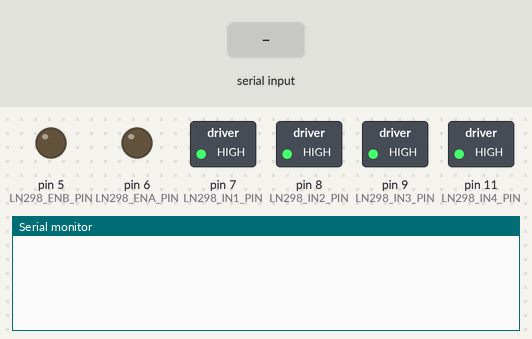
A sketch run on a simulated Arduino Uno, built with avr-gcc and run on an emulated ATmega328P. Shown: switched loads named in the sketch (green lamp = pin HIGH), output pins drawn as LEDs (lit = HIGH), the last lines printed to the serial monitor. Inputs (shaded band) come from the test bench.

Above: at 1.2 s.
1.3 s: "90,45\n" received over Serial
At 1.46 s:
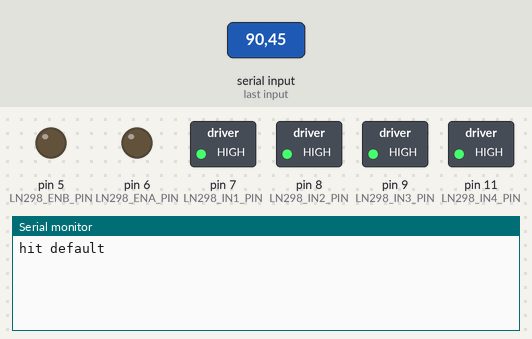
At 2.1 s:
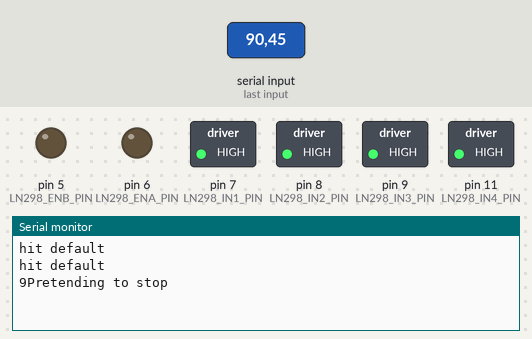

The sketch:

pinky.ino
```cpp
#include "Command_Controller.h"
#include "Motor_Control.h"
#include "PCommand.h"

#define LN298_ENA_PIN 6
#define LN298_IN4_PIN 11
#define LN298_IN3_PIN 9
#define LN298_IN2_PIN 8
#define LN298_IN1_PIN 7
#define LN298_ENB_PIN 5

#define SERVO_PIN 3

#define ULTRASONIC_TRIGGER_PIN A5
#define ULTRASONIC_ECHO_PIN A4
#define DEFAULT_MOTOR_TIMEOUT_MILLISECONDS 250

MotorController left_motors(LN298_IN1_PIN, LN298_IN2_PIN, LN298_ENB_PIN, false);
MotorController right_motors(LN298_IN3_PIN, LN298_IN4_PIN, LN298_ENA_PIN, true);
CommandController command_controller;

void choose_actions() {
  if (command_controller.current_command.command_word != 999) {
    switch ((int)command_controller.current_command.command_word) {
      case 1:
        command_controller.log("hit 1 command");
        // turn hard right for default motor timeout
        command_controller.current_command.output = "move motors - hard right";
        command_controller.process_command(DEFAULT_MOTOR_TIMEOUT_MILLISECONDS, start_func_1, break_motors);
        break;
      case 2:
        command_controller.log("hit 2 command");
        // turn hard left for default motor timeout
        command_controller.current_command.output = "Pretending to move motors - hard left";
        command_controller.process_command(DEFAULT_MOTOR_TIMEOUT_MILLISECONDS, start_func_2, break_motors);
        break;
      case 3:
        command_controller.log("hit 3 command");
        // all ahead for default motor timeout
        command_controller.current_command.output = "Pretending to move motors - forward";
        command_controller.process_command(DEFAULT_MOTOR_TIMEOUT_MILLISECONDS, start_func_3, break_motors);
        break;
      case 4:
        command_controller.log("hit 4 command");
        // all back for default motor timeout
        command_controller.current_command.output = "Pretending to move motors - backward";
        command_controller.process_command(DEFAULT_MOTOR_TIMEOUT_MILLISECONDS, start_func_4, break_motors);
        break;
      case 5:
        command_controller.log("hit 5 command");
        // read ultrasonic
        command_controller.process_command(DEFAULT_MOTOR_TIMEOUT_MILLISECONDS, start_func_5, break_motors);
        break;
      case 997:
        // ping
        command_controller.current_command.output = "pong";
        command_controller.process_command(0, noop, break_motors);
        break;
      case 998:
      default:
        // break
        command_controller.log("hit default");
        command_controller.current_command.output = "Pretending to stop";
        command_controller.process_command(1, break_motors, break_motors);
        break;
    }
  }
}


void setup() {
  Serial.begin(9600);
  while (!Serial) {
    // wait for Serial Monitor to connect
  }
  command_controller.begin();

  left_motors.break_motors();
  right_motors.break_motors();
}

void loop() {
  command_controller.get_command_from_buffer();
  choose_actions();
}

void break_motors() {
  left_motors.break_motors();
  right_motors.break_motors();
}

void start_motors(bool left_direction, bool right_direction) {
  left_motors.set_motors(false, left_direction);
  right_motors.set_motors(false, right_direction);
  left_motors.start_motors();
  right_motors.start_motors();
}

void move_servo(int position) {
}

float read_ultrasonic() {
  // motors need to be stopped for this to go because otherwise, the data doesn't make sense
  break_motors();
  return 0;
}

void serialEvent() {
  command_controller.read_command();
}

// Command Start Functions

void noop() {

}

void start_func_1() {
  start_motors(true, false);
}

void start_func_2() {
  start_motors(false, true);
};

void start_func_3() {
  start_motors(true, true);
}

void start_func_4() {
  start_motors(false, false);
}

void start_func_5() {
  float reading = read_ultrasonic();
  command_controller.current_command.output = (String)reading;
}
```

Command_Controller.cpp
```cpp
#include "Arduino.h"
#include "Command_Controller.h"


CommandController::CommandController () {
}

void CommandController::begin() {
  command_buffer.reserve(40);
  this->clear_input();
  for (int x = 0; x <= 9; x++) {
    // Serial.println("erasing");
    this->erase_command_from_buffer(x);
  }
  this->prog_counter = 0;
  this->load_current_command();
}

void CommandController::log(String message) {
  Serial.println(message);
  delay(200);
}

void CommandController::load_current_command() {
  this->current_command = this->commands[this->prog_counter];
}

void CommandController::read_command() {
  while (Serial.available()) {
    // get the new byte:
    char in_char = (char)Serial.read();
    if (in_char == '\n') {
      this->command_complete = true;
    } else {
      this->command_buffer += in_char;
    }
  }
  if (this->command_complete) {
    this->parse_command();
    this->clear_input();
  }
}

void CommandController::parse_command() {
  if (this->command_buffer.length() < 4) {
    // this->log("Error: command_buffer too short!");
    return;
  }

  long prog_counter = this->command_buffer.substring(0, 1).toInt();
  long command_word = this->command_buffer.substring(1, 4).toInt();
  String args = this->command_buffer.substring(4);

  if ((prog_counter < 0) || (prog_counter > 9)) {
    // this->log((String)"prog counter out of bounds " + prog_counter);
    return;
  }

  this->erase_command_from_buffer(prog_counter);
  this->commands[prog_counter] = PCommand::PCommand(prog_counter, command_word, args);
  this->load_current_command();
}

void CommandController::erase_command_from_buffer(int prog_counter) {
  if ((prog_counter < 0) || (prog_counter > 9)) {
    // this->log("erase - prog counter out of bounds " + String(prog_counter));
    return;
  }
  this->commands[prog_counter] = PCommand::PCommand();
  this->load_current_command();
}
void CommandController::advance_program() {
  this->advance_program(this->prog_counter);
}
void CommandController::advance_program(int prog_counter) {
  prog_counter++;
  if (prog_counter > 9) {
    prog_counter = 0;
  }
  this->prog_counter = prog_counter;
}

PCommand CommandController::get_command_from_buffer() {
  this->advance_program();
  this->load_current_command();
  return this->current_command;
}

bool CommandController::is_complete() {
  return this->command_complete;
}

void CommandController::clear_input() {
  this->command_complete = false;
  this->command_buffer = "";
}

void CommandController::send_result() {
  Serial.println(this->current_command.prog_counter+this->current_command.output);
  delay(200);
}

void CommandController::process_command(int timer_duration, void (*start_function)(), void (*stop_function)()) {
  if (this->current_command.command_word == 999) {
    // this->log("no op process_command");
    return;
  }
  if ((this->current_command.start_timer == 0) && (!this->current_command.complete)) {
    this->current_command.start_timer = millis();
    this->current_command.timer_duration = timer_duration;
    start_function();
    this->current_command.started = true;
    this->commands[this->prog_counter] = this->current_command;
  } else if (this->current_command.start_timer + this->current_command.timer_duration <= millis()) {
    stop_function();
    this->current_command.complete = true;
    this->send_result();
    this->erase_command_from_buffer(this->current_command.prog_counter);
  }
}
```

Command_Controller.h
```cpp
#ifndef COMMAND_CONTROLLER_CLASS
#define COMMAND_CONTROLLER_CLASS

#include <Arduino.h>
#include "PCommand.h"

class CommandController {
  private:
    // format:
    // {command # (0-9)}:{int command verb}:{csv of params up to 144 bytes}|
    String command_buffer = "";
    bool command_complete = false;
    PCommand commands[10];

  public:
    byte prog_counter = 0;
    PCommand current_command;

    CommandController();
    void begin();
    void log(String message);
    void load_current_command();
    void read_command();
    void parse_command();
    void erase_command_from_buffer(int prog_counter);
    void advance_program();
    void advance_program(int prog_counter);
    PCommand get_command_from_buffer();
    bool is_complete();
    void clear_input();
    void send_result();
    void process_command(int timer_duration, void (*start_function)(), void (*stop_function)());
};

#endif
```

Motor_Control.cpp
```cpp
#include "Motor_Control.h"

MotorController::MotorController(int motor_pin_1, int motor_pin_2, int enable_pin, bool right_flag) {
  this->motor_pin_1 = motor_pin_1;
  this->motor_pin_2 = motor_pin_2;
  this->enable_pin = enable_pin;

  this->forward_flag = false;
  if (right_flag) {
    this->forward_flag = true;
  }

  pinMode(this->motor_pin_1, OUTPUT);
  pinMode(this->motor_pin_2, OUTPUT);
  pinMode(this->enable_pin, OUTPUT);
  this->break_motors();
}

void MotorController::start_motors() {
  // digitalWrite(this->enable_pin, 1);
}

void MotorController::stop_motors() {
  digitalWrite(this->enable_pin, 0);
}

void MotorController::break_motors() {
  this->stop_motors();
  this->set_motors(true, true);
  this->start_motors();
}

void MotorController::set_motors(bool break_flag, bool direction_flag) {
  // if break flag = false, and direction flag = false, go backwards
  this->stop_motors();
  digitalWrite(this->motor_pin_1, 1);
  digitalWrite(this->motor_pin_2, 1);
  if (!break_flag) {
    digitalWrite(this->motor_pin_1, this->forward_flag);
    digitalWrite(this->motor_pin_2, !this->forward_flag);
    if (direction_flag) {
      digitalWrite(this->motor_pin_1, !this->forward_flag);
      digitalWrite(this->motor_pin_2, this->forward_flag);
    }
  }
}
```

Motor_Control.h
```cpp
#ifndef MOTOR_CONTROLLER_CLASS
#define MOTOR_CONTROLLER_CLASS

#include <Arduino.h>

class MotorController {
  private:
    int motor_pin_1;
    int motor_pin_2;
    int enable_pin;
    bool forward_flag;

  public:
    MotorController(int motor_pin_1, int motor_pin_2, int enable_pin, bool right_flag);

    void start_motors();
    void stop_motors();
    void break_motors();
    void set_motors(bool break_flag, bool direction_flag);
};

#endif
```

PCommand.cpp
```cpp
#include "PCommand.h"

PCommand::PCommand(int prog_counter, int command_word, String args) {
  this->prog_counter = prog_counter;
  this->command_word = command_word;
  this->args = args;
}

PCommand::PCommand() {
  this->command_word = 999;
  this->args = "";
  this->prog_counter = 10;
  this->start_timer = 0;
}
```

PCommand.h
```cpp
#ifndef PCOMMAND_CLASS
#define PCOMMAND_CLASS

#include <Arduino.h>

class PCommand{
  private:

  public:
    int prog_counter = 10;
    int command_word = 999;
    String args = "";
    unsigned long start_timer = 0;
    int timer_duration = 0;
    String output = "";
    bool complete = false;
    bool started = false;

    PCommand(int prog_counter, int command_word, String args);
    PCommand();
};

#endif
```

Measured:
- after the input at 1.3 s, the serial monitor: prints a new line at once (image 1)
